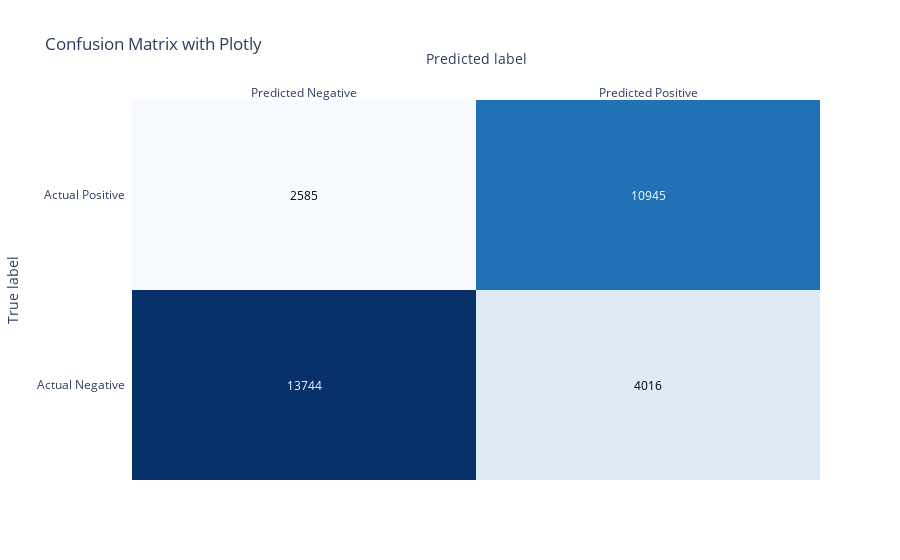

Notebook cell for this chart:
### Markdown cell above
<a id="5.2"></a>
<div style="font-size: 16px;">📉 Visualizing model performance:</div>

### Code cell
z_text = [[str(y) for y in x] for x in conf_matrix]  

fig = ff.create_annotated_heatmap(conf_matrix, x=["Predicted Negative", "Predicted Positive"],
                                   y=["Actual Negative", "Actual Positive"], annotation_text=z_text, colorscale='Blues')

# Update layout
fig.update_layout(title_text='Confusion Matrix with Plotly', xaxis=dict(title='Predicted label'),
                  yaxis=dict(title='True label'))

fig.show()

### Figure 1 — Plotly figure (JSON) as saved in the notebook; plotly's stock layout.template omitted (floating-point values rounded to 4 significant figures)
{"data": [{"colorscale": [[0, "rgb(247,251,255)"], [0.125, "rgb(222,235,247)"], [0.25, "rgb(198,219,239)"], [0.375, "rgb(158,202,225)"], [0.5, "rgb(107,174,214)"], [0.625, "rgb(66,146,198)"], [0.75, "rgb(33,113,181)"], [0.875, "rgb(8,81,156)"], [1, "rgb(8,48,107)"]], "reversescale": false, "showscale": false, "type": "heatmap", "x": ["Predicted Negative", "Predicted Positive"], "y": ["Actual Negative", "Actual Positive"], "z": [[13744, 4016], [2585, 10945]]}], "layout": {"annotations": [{"font": {"color": "#FFFFFF"}, "showarrow": false, "text": "13744", "x": "Predicted Negative", "xref": "x", "y": "Actual Negative", "yref": "y"}, {"font": {"color": "#000000"}, "showarrow": false, "text": "4016", "x": "Predicted Positive", "xref": "x", "y": "Actual Negative", "yref": "y"}, {"font": {"color": "#000000"}, "showarrow": false, "text": "2585", "x": "Predicted Negative", "xref": "x", "y": "Actual Positive", "yref": "y"}, {"font": {"color": "#FFFFFF"}, "showarrow": false, "text": "10945", "x": "Predicted Positive", "xref": "x", "y": "Actual Positive", "yref": "y"}], "title": {"text": "Confusion Matrix with Plotly"}, "xaxis": {"dtick": 1, "gridcolor": "rgb(0, 0, 0)", "side": "top", "ticks": "", "title": {"text": "Predicted label"}}, "yaxis": {"dtick": 1, "ticks": "", "ticksuffix": "  ", "title": {"text": "True label"}}}}
